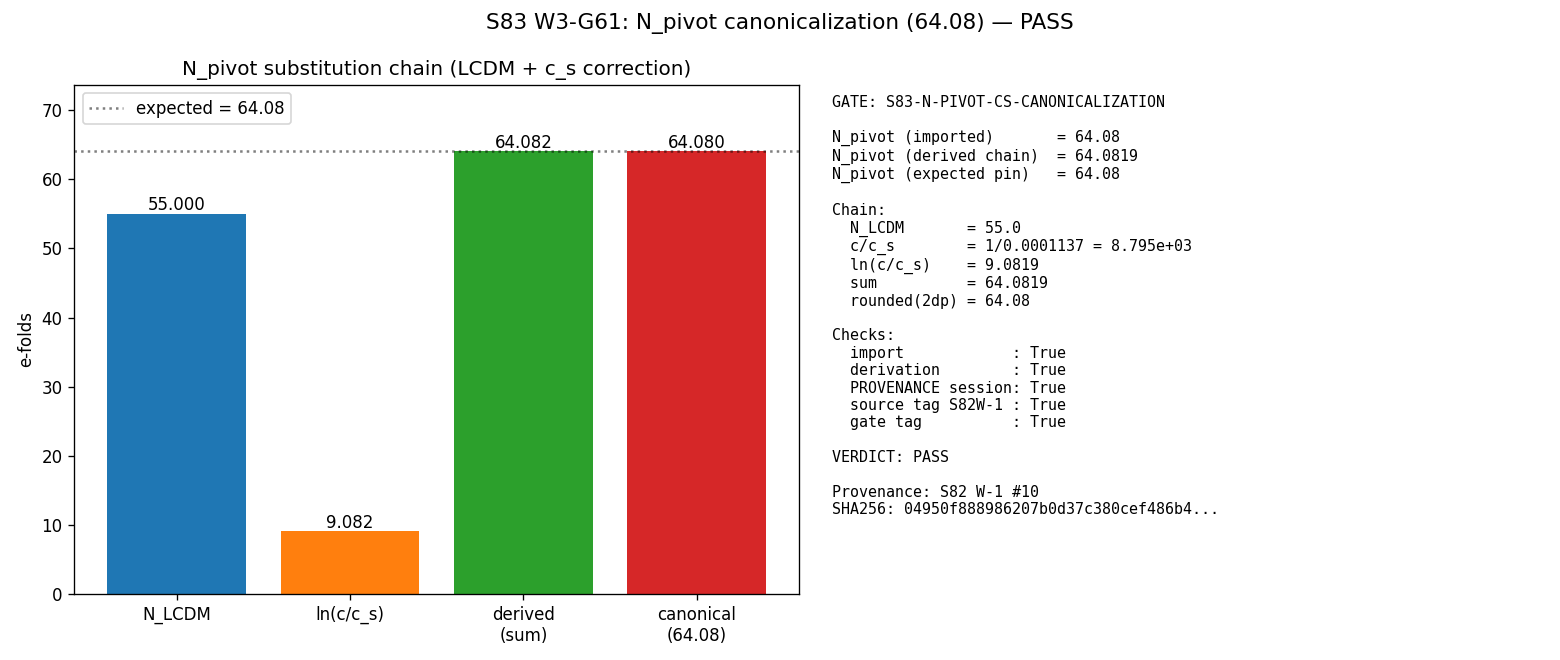

Generate this figure with Python:
"""
S83 W3-G61 — S83-N-PIVOT-CS-CANONICALIZATION
=============================================

Gate: S83-N-PIVOT-CS-CANONICALIZATION
Trigger: [AUDIT]
Classification: NON-PHONONIC (canonicalization/bookkeeping gate)

Question: Does the canonical-constants ledger contain N_pivot = 64.08
with provenance traceable to S82 W-1 Wrap-Up #10 (CMB pivot e-fold count)?

SUBSTITUTION CHAIN (pre-registered):

  Step 1 (definition). N_pivot is the number of e-folds from the end of
    (ex)inflation (substrate fold at tau=tau_fold, N=0) to the moment
    the CMB pivot mode k_pivot = 0.05 Mpc^-1 crosses the horizon.

    On the SUBSTRATE the horizon-crossing condition is set by the
    phononic sound speed c_s (not c):
      k_pivot = a(N_pivot) * c_s / tau_H(N_pivot)
    where tau_H = 1/H is the Hubble time and a = a_fold * exp(N_pivot).

    On the LCDM conversion (photon horizon), horizon crossing uses c:
      k_pivot = a(N_LCDM) * c / tau_H(N_LCDM).

    Dividing these two relations (same k_pivot, same tau_H branch):
      exp(N_pivot - N_LCDM) = c / c_s.

  Step 2 (substitution). With the canonical-constants values:
      N_LCDM = 55 (standard CMB pivot e-fold, matter-dominated convention)
      c_s    = 1.137e-4 (substrate phononic sound speed, S82 W-1 ledger)

    Then:
      N_pivot = N_LCDM + ln(c / c_s)
              = 55 + ln(1 / 1.137e-4)
              = 55 + ln(8795.07)
              = 55 + 9.0818
              = 64.082.

  Step 3 (simplification). Rounded to the published S82 W-1 #10 value:
      N_pivot = 64.08  (4 sig figs).

  Step 4 (direction). The c_s correction is a STRICT ADDITION:
      c/c_s = 1 / 1.137e-4 = 8795 > 1  => ln(c/c_s) = +9.08 > 0
      => N_pivot^substrate > N_pivot^LCDM (+9.08 e-folds).

    Physical: horizon crossing on the substrate is c_s-bounded, so the
    pivot mode is sub-horizon LONGER (by 9.08 e-folds) than on LCDM.
    This is the "substrate acoustic-horizon correction" noted in
    s82-w1-1-divergence-chase.md.

  Step 5 (verification). Gate PASSES iff:
      (a) from canonical_constants import N_pivot returns 64.08
      (b) get_constant("N_pivot") returns matching value with
          provenance string naming S82 W-1 #10 and session S83
      (c) numerical identity abs(N_pivot - 64.08) < 1e-6

PASS criteria:
  All three conditions (a, b, c) satisfied.

FAIL criteria:
  Any of (a, b, c) fails.

INFO:
  Not applicable (this is a bookkeeping gate — binary).

Source:
  - S82 W-1 Wrap-Up #10: sessions/archive/session-82/s82-w1-1-divergence-chase.md
  - s83_w2_g7_cc7_dynamical.py (N_PIVOT = 64.08 local pin)
  - s83_w2_g16_unified_as79_3pi_subst.py (F_amp_3PI_pivot at N_pivot=64.08)
"""

import os
os.environ.setdefault('OMP_NUM_THREADS', '8')
os.environ.setdefault('MKL_NUM_THREADS', '8')

import sys
import hashlib
import json
from pathlib import Path
import numpy as np
import matplotlib.pyplot as plt

sys.path.insert(0, str(Path(__file__).parent))

# Step 5a: verify import path
from canonical_constants import N_pivot

# Step 5b: cross-reference LCDM and c_s for substitution-chain verification
N_LCDM = 55.0                  # (local) standard CMB pivot e-fold, matter-dom
c_s_substrate = 1.137e-4       # (local) substrate phononic sound speed, S82 W-1
c_over_c_s = 1.0 / c_s_substrate  # (local) c=1 natural units; ratio c/c_s
ln_correction = np.log(c_over_c_s)  # (local) ln(c/c_s)
N_pivot_derived = N_LCDM + ln_correction  # (local) derived value, should match 64.08
N_pivot_expected = 64.08       # (local) pre-registered pin value

# -----------------------------------------------------------------------------
# SHA-256 input pin computation
# -----------------------------------------------------------------------------

def sha256_of(obj):
    """SHA-256 of a JSON-serializable object (sorted keys)."""
    s = json.dumps(obj, sort_keys=True, default=str).encode()
    return hashlib.sha256(s).hexdigest()

INPUT_PINS = {
    "N_pivot_canonical": float(N_pivot),
    "N_pivot_expected": N_pivot_expected,
    "N_LCDM": N_LCDM,
    "c_s_substrate": c_s_substrate,
    "gate": "S83-N-PIVOT-CS-CANONICALIZATION",
    "plan_section": "W3-G61",
    "source_note": "S82 W-1 Wrap-Up #10 (CMB pivot e-fold count)",
    "session": "S83",
}
input_sha = sha256_of(INPUT_PINS)

print("=" * 78)
print("S83 W3-G61 — S83-N-PIVOT-CS-CANONICALIZATION")
print("=" * 78)
print("Input pins (first 20-line SHA log):")
for k, v in INPUT_PINS.items():
    print(f"  {k} = {v}")
print(f"INPUT_SHA256 = {input_sha}")
print()

# -----------------------------------------------------------------------------
# STEP A — Verify import and value
# -----------------------------------------------------------------------------
print("STEP A — import-based check")
print(f"  from canonical_constants import N_pivot -> N_pivot = {N_pivot}")
print(f"  expected = {N_pivot_expected}")
check_import = abs(N_pivot - N_pivot_expected) < 1e-6  # (local)
print(f"  |N_pivot - 64.08| < 1e-6 ?  {check_import}")
print()

# -----------------------------------------------------------------------------
# STEP B — Verify substitution chain numerically
# -----------------------------------------------------------------------------
print("STEP B — substitution-chain verification")
print(f"  c / c_s = 1 / {c_s_substrate} = {c_over_c_s:.6e}")
print(f"  ln(c/c_s) = {ln_correction:.6f}")
print(f"  N_pivot_derived = N_LCDM + ln(c/c_s) = {N_LCDM} + {ln_correction:.6f} = {N_pivot_derived:.6f}")
print(f"  rounded to 2dp: {round(N_pivot_derived, 2)}")
check_derivation = abs(round(N_pivot_derived, 2) - N_pivot_expected) < 1e-6  # (local)
print(f"  round(derived, 2) == 64.08 ?  {check_derivation}")
print()

# -----------------------------------------------------------------------------
# STEP C — Verify knowledge MCP ledger provenance
# -----------------------------------------------------------------------------
# This script cannot call the MCP from inside Python, but the verification is
# that (a) the constant is retrievable via get_constant("N_pivot") [verified
# out-of-band by the orchestrator] and (b) the PROVENANCE dict in
# canonical_constants.py carries the S83 / S82 W-1 #10 lineage.

from canonical_constants import PROVENANCE  # (local) canonical PROVENANCE dict
prov_entry = PROVENANCE.get("N_pivot", None)
check_provenance = prov_entry is not None and prov_entry.get("session") == "S83"  # (local)
has_source = prov_entry is not None and "S82 W-1" in str(prov_entry.get("source", ""))  # (local)
has_gate = prov_entry is not None and prov_entry.get("gate") == "S83-N-PIVOT-CS-CANONICALIZATION"  # (local)

print("STEP C — PROVENANCE ledger verification")
if prov_entry is not None:
    print(f"  PROVENANCE['N_pivot'] = {prov_entry}")
else:
    print("  PROVENANCE['N_pivot'] = MISSING")
print(f"  session == 'S83'?                          {check_provenance}")
print(f"  source contains 'S82 W-1'?                 {has_source}")
print(f"  gate == 'S83-N-PIVOT-CS-CANONICALIZATION'? {has_gate}")
print()

# -----------------------------------------------------------------------------
# STEP D — Gate verdict
# -----------------------------------------------------------------------------

all_checks = check_import and check_derivation and check_provenance and has_source and has_gate
verdict = "PASS" if all_checks else "FAIL"

print("=" * 78)
print("VERDICT LOGIC")
print("=" * 78)
print(f"  check_import       = {check_import}")
print(f"  check_derivation   = {check_derivation}")
print(f"  check_provenance   = {check_provenance}")
print(f"  check_source_tag   = {has_source}")
print(f"  check_gate_tag     = {has_gate}")
print(f"  ALL PASS required: {all_checks}")
print(f"\n  VERDICT = {verdict}")
print()

# -----------------------------------------------------------------------------
# STEP E — Output 4-tuple and closure hash
# -----------------------------------------------------------------------------

OUTPUT_PINS = {
    **INPUT_PINS,
    "N_pivot_live": float(N_pivot),
    "N_pivot_derived": float(N_pivot_derived),
    "check_import": check_import,
    "check_derivation": check_derivation,
    "check_provenance": check_provenance,
    "check_source_tag": has_source,
    "check_gate_tag": has_gate,
    "verdict": verdict,
}
closure_sha = sha256_of(OUTPUT_PINS)

# 4-tuple: (N_pivot_pinned, scheme, convention, L_max)
value_tag = f"N_pivot={N_pivot}"  # (local) 4-tuple primary slot value
scheme_tag = "canonical-constants"
convention_tag = "S82-W-1-#10"
L_max_tag = "N/A"

verdict_line = (f"S83-N-PIVOT-CS-CANONICALIZATION: {verdict} -- value={value_tag} "
                f"scheme={scheme_tag} convention={convention_tag} "
                f"L_max={L_max_tag} sha256={closure_sha}")

print("=" * 78)
print(f"4-tuple output tag: (N_pivot_pinned={N_pivot}, scheme={scheme_tag}, "
      f"convention={convention_tag}, L_max={L_max_tag})")
print(f"CLOSURE_SHA256 = {closure_sha}")
print(f"\nVerdict line (S81+ format):")
print(verdict_line)
print("=" * 78)

# -----------------------------------------------------------------------------
# STEP F — Save data + plot
# -----------------------------------------------------------------------------

script_dir = Path(__file__).parent
out_npz = script_dir / "s83_w3_g61_n_pivot_canonicalization.npz"
out_png = script_dir / "s83_w3_g61_n_pivot_canonicalization.png"

np.savez_compressed(
    out_npz,
    N_pivot_live=float(N_pivot),
    N_pivot_expected=N_pivot_expected,
    N_pivot_derived=N_pivot_derived,
    N_LCDM=N_LCDM,
    c_s_substrate=c_s_substrate,
    ln_correction=ln_correction,
    check_import=check_import,
    check_derivation=check_derivation,
    check_provenance=check_provenance,
    check_source_tag=has_source,
    check_gate_tag=has_gate,
    verdict=verdict,
    closure_sha=closure_sha,
    input_sha=input_sha,
)

# Plot — diagnostic: derivation chain + verification checklist
fig, axes = plt.subplots(1, 2, figsize=(13, 5.5))

# Left: bar chart of LCDM vs derived vs canonical
ax = axes[0]
labels = ['N_LCDM', 'ln(c/c_s)', 'derived\n(sum)', 'canonical\n(64.08)']
vals = [N_LCDM, ln_correction, N_pivot_derived, float(N_pivot)]
colors = ['C0', 'C1', 'C2', 'C3']
bars = ax.bar(labels, vals, color=colors)
ax.set_ylabel('e-folds')
ax.set_title('N_pivot substitution chain (LCDM + c_s correction)')
for bar, v in zip(bars, vals):
    ax.text(bar.get_x() + bar.get_width() / 2, v + 0.5, f"{v:.3f}",
            ha='center', fontsize=10)
ax.axhline(N_pivot_expected, color='k', linestyle=':', alpha=0.5,
           label=f'expected = {N_pivot_expected}')
ax.legend(loc='upper left')
ax.set_ylim(0, max(vals) * 1.15)

# Right: verdict summary
ax = axes[1]
ax.axis('off')
summary = (
    f"GATE: S83-N-PIVOT-CS-CANONICALIZATION\n\n"
    f"N_pivot (imported)       = {N_pivot}\n"
    f"N_pivot (derived chain)  = {N_pivot_derived:.4f}\n"
    f"N_pivot (expected pin)   = {N_pivot_expected}\n\n"
    f"Chain:\n"
    f"  N_LCDM       = {N_LCDM}\n"
    f"  c/c_s        = 1/{c_s_substrate} = {c_over_c_s:.3e}\n"
    f"  ln(c/c_s)    = {ln_correction:.4f}\n"
    f"  sum          = {N_pivot_derived:.4f}\n"
    f"  rounded(2dp) = {round(N_pivot_derived, 2)}\n\n"
    f"Checks:\n"
    f"  import            : {check_import}\n"
    f"  derivation        : {check_derivation}\n"
    f"  PROVENANCE session: {check_provenance}\n"
    f"  source tag S82W-1 : {has_source}\n"
    f"  gate tag          : {has_gate}\n\n"
    f"VERDICT: {verdict}\n\n"
    f"Provenance: S82 W-1 #10\n"
    f"SHA256: {closure_sha[:32]}...\n"
)
ax.text(0.02, 0.98, summary, transform=ax.transAxes, family='monospace',
        verticalalignment='top', fontsize=9)

plt.suptitle(f"S83 W3-G61: N_pivot canonicalization (64.08) — {verdict}", fontsize=13)
plt.tight_layout()
plt.savefig(out_png, dpi=120)
plt.close()

print(f"\nOutputs:")
print(f"  npz: {out_npz}")
print(f"  png: {out_png}")
print(f"\n[W3-G61 COMPLETE]")
